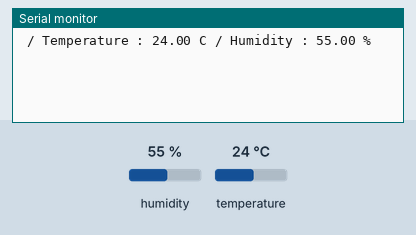
This program was run on a simulated Arduino Uno, built with avr-gcc and run on an emulated ATmega328P. On the bench: the last lines printed to the serial monitor. Wiring (inferred from the names in the program): SHT3x sensor at I2C address 0x45. The test bench sets the inputs (shaded band); at power-on: humidity 55 %, temperature 24 °C.

Above: at 2.2 s.
2.3 s: humidity set to 22 %
At 2.9 s:
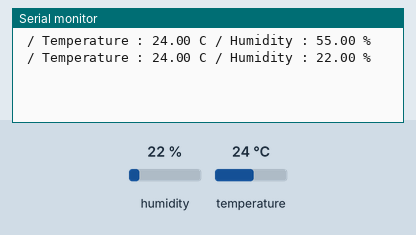
4.1 s: temperature set to 12 °C
At 5.7 s:
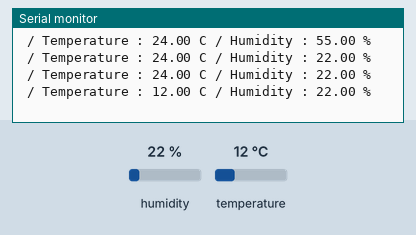
5.9 s: humidity set to 40 %
At 7.3 s:
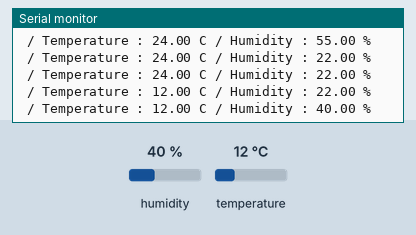
Timing chart, 0 to 8.9 s (numbered marks = the images above; inputs shaded):
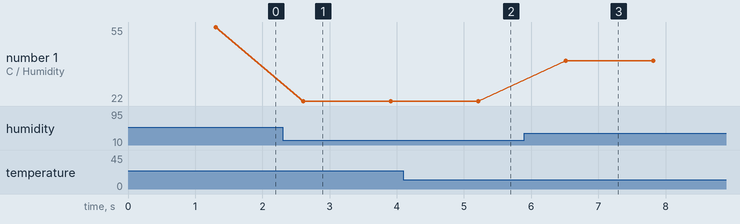

The program:

main.cpp
```cpp
// sketch name = TemperatureAndHumiditySensor
// Outline:温度と湿度センサー SHT31-DIS用

// V1.0 参考文献1のロジックをほぼそのまま作成
//  >>  ライブラリ導入 adafruit/Adafruit SHT31 Library@^2.2.2
//  >>  ビットシフトと結合
/* ライブラリはメーカー純正の Sensirion I2C SHT3x by Sensirion のほうが
   良かったのかもしれない
*/
/* 参考文献1
  福田和宏(著)
    これ1冊でできる！Arduinoではじめる電子工作 超入門 改訂第6版
    chapter6-2 P153
*/

#include <Arduino.h>
#include <Wire.h>

#define SHT31_ADDR 0x45  // I2Cデバイスのアドレス

void setup() {
  Serial.begin(9600); // シリアル通信の初期化
  Wire.begin();

  // SHT31_DISをリセットする
  Wire.beginTransmission( SHT31_ADDR );
  Wire.write( 0x30 );
  Wire.write( 0xa2 );
  Wire.endTransmission();
  delay( 500 );

  Wire.beginTransmission( SHT31_ADDR );
  Wire.write( 0x30 );
  Wire.write( 0x41 );
  Wire.endTransmission();
  delay( 500 );
}

void loop() {
  unsigned int dac[ 6 ]; //温度データは配列の0,1に、湿度データは配列の3,4に入る
  unsigned int i, t, h;  // iは配列dacのインデックス。
  float temp, humi;

  Wire.beginTransmission( SHT31_ADDR );
  Wire.write( 0x24 );
  Wire.write( 0x00 );
  Wire.endTransmission();
  delay( 300 );

  //データを６回読み取って配列dacに格納する
  Wire.requestFrom( SHT31_ADDR, 6 );
  for ( i = 0; i<6 ; i++){
    dac[i] = Wire.read();
  }
  Wire.endTransmission();

  //温度を求める
  t = ( dac[0] << 8 ) | dac[1]; //dac[0]を8ビット左シフトして、dac[1]と結合して全体を16ビットの数値にしている。
  temp = (float)(t) * 175 / 65535.0 - 45.0;

  // 湿度を求める
  h = ( dac[3] << 8) | dac[4];
  humi = (float)(h) / 65535.0 * 100.0;

  //シリアルプロッタ用
  /*
  Serial.print(temp);
  Serial.print(",");
  Serial.println(humi);
  */

  //シリアルモニター用

  Serial.print(" / Temperature : ");
  Serial.print( temp );
  Serial.print(" C / ");

  Serial.print("Humidity : ");
  Serial.print( humi );
  Serial.println(" %"); //見やすいように改行


  delay( 1000 );
}
```

Measured:
- after the input at 2.3 s, the serial monitor: prints a new line after 0.30 s (image 1)
- after the input at 4.1 s, the serial monitor: prints a new line after 1.1 s (image 2)
- after the input at 5.9 s, the serial monitor: prints a new line after 0.61 s (image 3)
- plotted number 1: 55 → 22 after the input at 2.3 s, 22 → 40 after the input at 5.9 s
